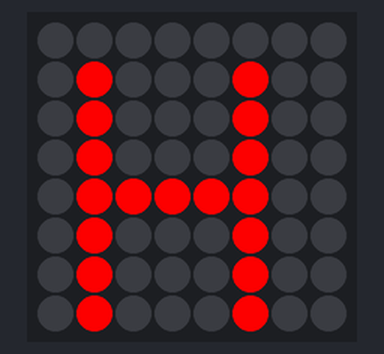
Simulated run of this program. Board: Raspberry Pi (BCM pin numbers) with a Sense HAT. Shown: the Sense HAT's 8×8 RGB LED matrix. At 4.0 s the program stops and its outputs stay as they are.

Above: at 0.1 s.
At 1.1 s:
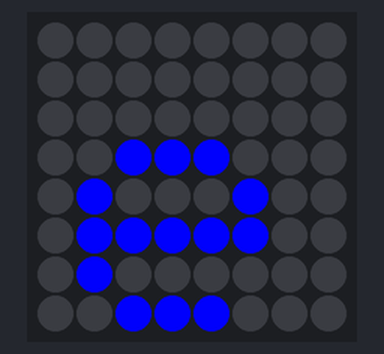
At 2.1 s:
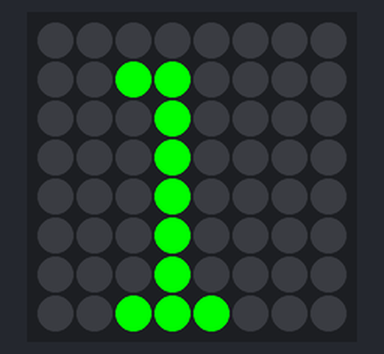
At 3.1 s:
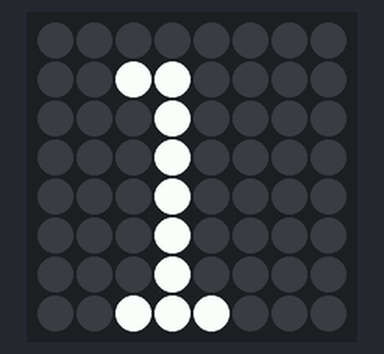
At 4.1 s:
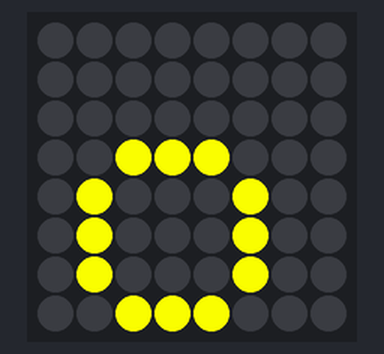

The program:

hello2.py
```python
#!/usr/bin/env python3

from sense_hat import SenseHat
from time import sleep

sense = SenseHat()

red = (255, 0, 0)
blue = (0, 0, 255)
green = (0, 255, 0)
white = (255, 255, 255)
yellow = (255, 255, 0)
yellow = (255, 255, 0)

sense.show_letter("H", red)
sleep(1)
sense.show_letter("e", blue)
sleep(1)
sense.show_letter("l", green)
sleep(1)
sense.show_letter("l", white)
sleep(1)
sense.show_letter("o", yellow)
```

Measured:
- what the display in image 1 shows lasts 1.0 s, from 1.0 s to 2.0 s
